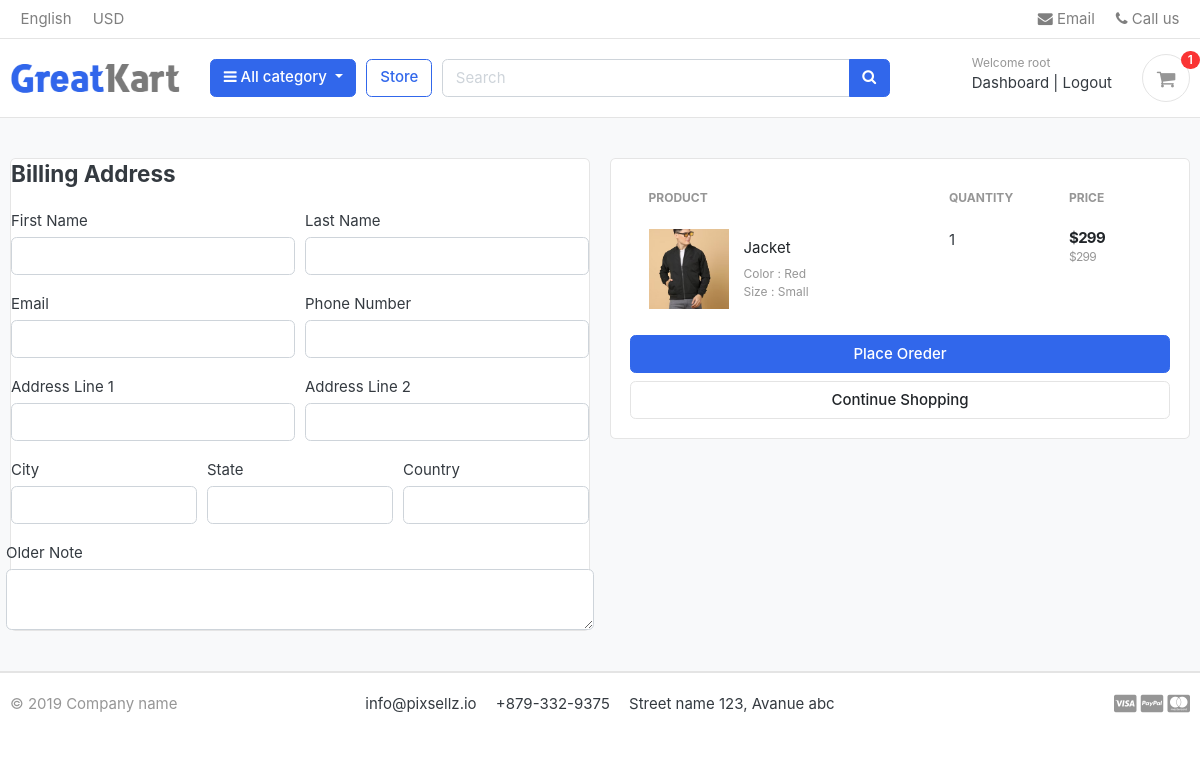
Before: /cart/checkout/ (signed in) with the older database file.
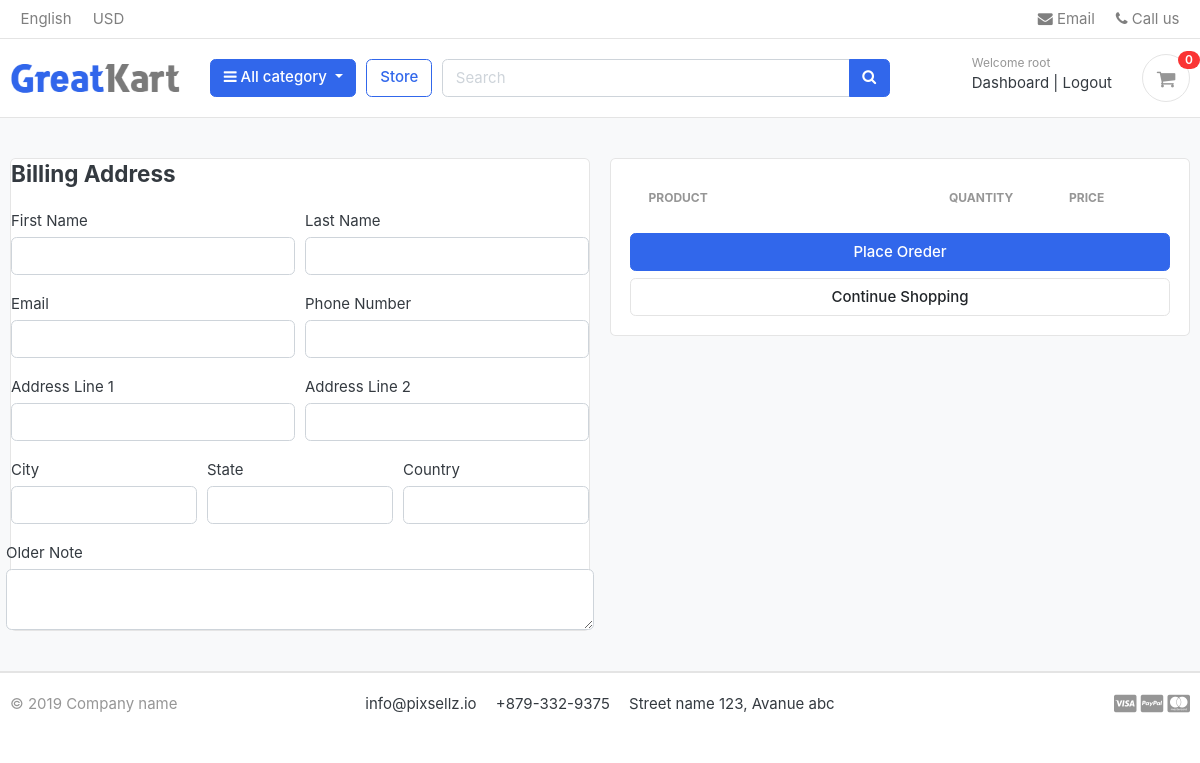
After: the same page with the newer database file.
### carts/models.py (models this page shows, shortened)
class CartItem(models.Model):
    user        = models.ForeignKey(Account, on_delete=models.CASCADE, null=True)
    product     = models.ForeignKey(Product, on_delete=models.CASCADE)
    variations  = models.ManyToManyField(Variation, blank=True)
    cart        = models.ForeignKey(Cart, on_delete=models.CASCADE, null=True)
    quantity    = models.IntegerField()
    is_active   = models.BooleanField(default=True)
    def sub_total(self):
        return self.product.price * self.quantity

### store/models.py (models this page shows, shortened)
class Product(models.Model):
    product_name    = models.CharField(max_length=100, unique=True)
    description     = models.TextField(max_length=500, blank=True)
    slug            = models.SlugField(max_length=100, unique=True)
    price           = models.IntegerField()
    images          = models.ImageField(upload_to='products')
    stock           = models.IntegerField()
    is_available    = models.BooleanField(default=True)
    category        = models.ForeignKey(Category, on_delete=models.CASCADE)
    created_date    = models.DateTimeField(auto_now_add=True)
    modified_date   = models.DateTimeField(auto_now=True)
    def get_url(self):
        return reverse('product_detail', args=[self.category.slug, self.slug])

class Variation(models.Model):
    product             = models.ForeignKey(Product, on_delete=models.CASCADE)
    variation_category  = models.CharField(max_length=50, choices=variation_category_choice)
    variation_value     = models.CharField(max_length=100)
    is_active           = models.BooleanField(default=True)
    created_date        = models.DateTimeField(auto_now=True)
    objects = VariationManager()

### carts/views.py (the view)
# urls.py: path('checkout/', views.checkout, name='checkout'),
@login_required(login_url='login')
def checkout(request, total=0, quantity=0, cart_items=None):
    try:
        tax = 0
        grand_total = 0
        if request.user.is_authenticated:
            cart_items = CartItem.objects.filter(user=request.user, is_active=True)
        else:
            cart = Cart.objects.get(cart_id = _cart_id(request))
            cart_items = CartItem.objects.filter(cart=cart, is_active=True)
        for cart_item in cart_items:
            total += (cart_item.product.price * cart_item.quantity)
            quantity += cart_item.quantity
        tax = (2 * total)/100
        grand_total = total + tax
    except ObjectDoesNotExist:
        pass
    context = {
         'total'       : total,
         'quantity'    : quantity,
         'cart_items'  : cart_items,
         'tax'         : tax,
         'grand_total' : grand_total,
     }
    return render(request, 'store/checkout.html', context)

### carts/context_processors.py (called while the page is built)
def counter(request):
    cart_count = 0
    if 'admin' in request.path:
        return{}
    else:
        try:
            cart = Cart.objects.filter(cart_id=_cart_id(request))
            if request.user.is_authenticated:
                cart_items = CartItem.objects.all().filter(user=request.user)
            else:
                cart_items = CartItem.objects.all().filter(cart=cart[:1])
            for cart_item in cart_items:
                cart_count += cart_item.quantity
        except Cart.DoesNotExist:
            cart_count = 0
    return dict(cart_count=cart_count)

### carts/views.py (called while the page is built)
def _cart_id(request):
    cart = request.session.session_key
    if not cart:
        cart = request.session.create()
    return cart

### category/context_processors.py (called while the page is built)
def menu_links(request):
    links = Category.objects.all()
    return dict(links=links)

### category/models.py (called while the page is built)
    def get_url(self):
        return reverse('products_by_category', args=[self.slug])

### templates/store/checkout.html (shortened to what the changed rows need)
{% extends 'base.html' %}
{% block content %}
<section class="section-content padding-y bg">
    <div class="container">
    <div class="row">
        <aside class="col-lg-6">
            <div class="card">
            <div class="card-body">
              <table class="table table-borderless table-shopping-cart">
                <thead class="text-muted">
                <tr class="small text-uppercase">
                  <th scope="col">Product</th>
                  <th scope="col" width="120">Quantity</th>
                  <th scope="col" width="120">Price</th>
                </tr>
                </thead>
                <tbody>
                {% for cart_item in cart_items %}
                <tr>
                    <td>
                        <figure class="itemside align-items-center">
                            <div class="aside"><img src="{{ cart_item.product.images.url }}" class="img-sm"></div>
                            <figcaption class="info">
                                <a href="{{ cart_item.product.get_url }}" class="title text-dark">{{ cart_item.product.product_name }}</a>
                                <p class="text-muted small">
                                    {% if cart_item.variations.all %}
                                        {% for item in cart_item.variations.all %}
                                            {{ item.variation_category | capfirst }} :
                                            {{ item.variation_value | capfirst }} <br>
                                        {% endfor %}
                                    {% endif %}
                                </p>
                            </figcaption>
                        </figure>
                    </td>
                    <td>
                      <label for="">{{ cart_item.quantity }}</label>
                    </td>
                    <td>
                        <div class="price-wrap">
                            <var class="price">${{ cart_item.sub_total}}</var>
                            <small class="text-muted"> ${{ cart_item.product.price }} </small>
                        </div>
                    </td>
                </tr>
                {% endfor %}
                </tbody>
                </table>
            </div>
            </div>
    </aside>
    </div>
    </div>
    </section>
{% endblock  %}

### templates/includes/navbar.html (shortened to what this page needs)
{%load static%}
<header class="section-header">
    <nav class="navbar p-md-0 navbar-expand-sm navbar-light border-bottom">
    <div class="container">
      <div class="collapse navbar-collapse" id="navbarTop4">
        <ul class="navbar-nav mr-auto">
            <li class="nav-item dropdown">
                 <a href="#" class="nav-link">   English </a>
            </li>
            <li class="nav-item dropdown">
                <a href="#" class="nav-link"> USD </a>
            </li>
        </ul>
        <ul class="navbar-nav">
            <li><a href="#" class="nav-link"> <i class="fa fa-envelope"></i> Email </a></li>
            <li><a href="#" class="nav-link"> <i class="fa fa-phone"></i> Call us </a></li>
        </ul>
      </div>
    </div>
    </nav>
    <section class="header-main border-bottom">
        <div class="container">
    <div class="row align-items-center">
        <div class="col-lg-2 col-md-3 col-6">
            <a href="{% url 'home' %}" class="brand-wrap">
                <img class="logo"  src="{% static './images/logo.png' %}">
            </a>
        </div>
        <div class="col-lg col-sm col-md col-6 flex-grow-0">
            <div class="category-wrap dropdown d-inline-block float-right">
                <button type="button" class="btn btn-primary dropdown-toggle" data-toggle="dropdown">
                    <i class="fa fa-bars"></i> All category
                </button>
            </div>
        </div>
        <a href="{% url 'store' %}" class="btn btn-outline-primary">Store</a>
        <div class="col-lg  col-md-6 col-sm-12 col">
            <form action="{% url 'search' %}" class="search" method="GET">
                <div class="input-group w-100">
                    <input type="text" class="form-control" style="width:60%;" placeholder="Search" name="keyword">
                    <div class="input-group-append">
                      <button class="btn btn-primary" type="submit">
                        <i class="fa fa-search"></i>
                      </button>
                    </div>
                </div>
            </form>
        </div>
        <div class="col-lg-3 col-sm-6 col-8 order-2 order-lg-3">
                    <div class="d-flex justify-content-end mb-3 mb-lg-0">
                        {% if user.id is None %}
                            <div class="widget-header">
                                <small class="title text-muted">Welcome guest!</small>
                                <div>
                                    <a href="{% url 'login' %}">Sign in</a> <span class="dark-transp"> | </span>
                                    <a href="./register.html"> Register</a>
                                </div>
                            </div>
                        {% else %}
                            <div class="widget-header">
                                <small class="title text-muted">Welcome {{user.first_name}}</small>
                                <div>
                                    <a href="{% url 'dashboard' %}">Dashboard</a> <span class="dark-transp"> | </span>
                                    <a href="{% url 'logout' %}">Logout</a>
                                </div>
                            </div>
                        {% endif %}
                        <a href="{% url 'cart' %}" class="widget-header pl-3 ml-3">
                            <div class="icon icon-sm rounded-circle border"><i class="fa fa-shopping-cart"></i></div>
                            <span class="badge badge-pill badge-danger notify">{{ cart_count }}</span>
                        </a>
                    </div>
                </div>
    </div>
        </div>
    </section>
    </header>

Changed rows visible on the page:
removed CartItem: product.images (picture), product.product_name "Jacket", quantity "1", sub_total "299", product.price "299"
no longer on this page (row unchanged): Variation: variation_category "Color", variation_value "Red"
no longer on this page (row unchanged): Variation: variation_category "Size", variation_value "Small"
Other visible differences:
{{ cart_count }}: "1" → "0"
